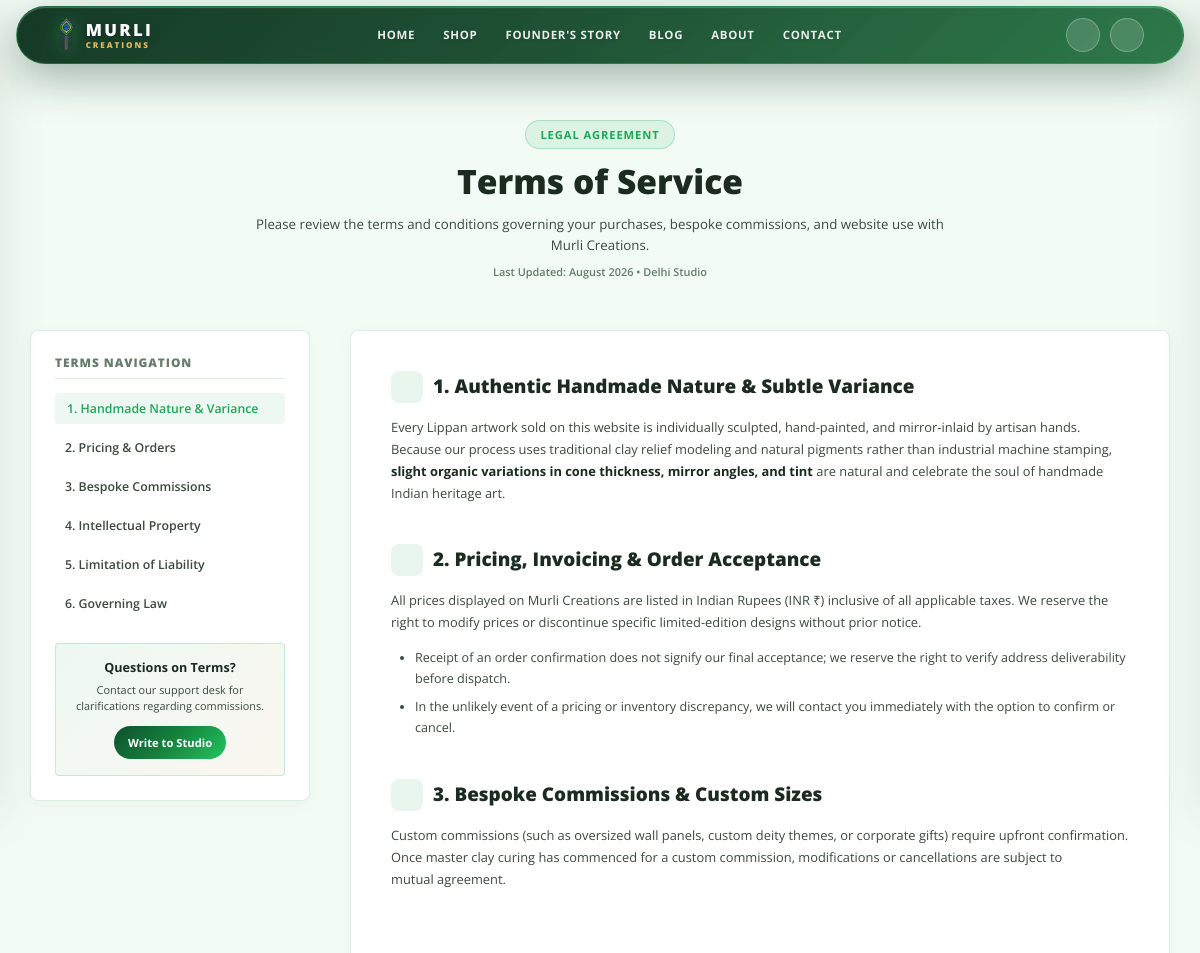
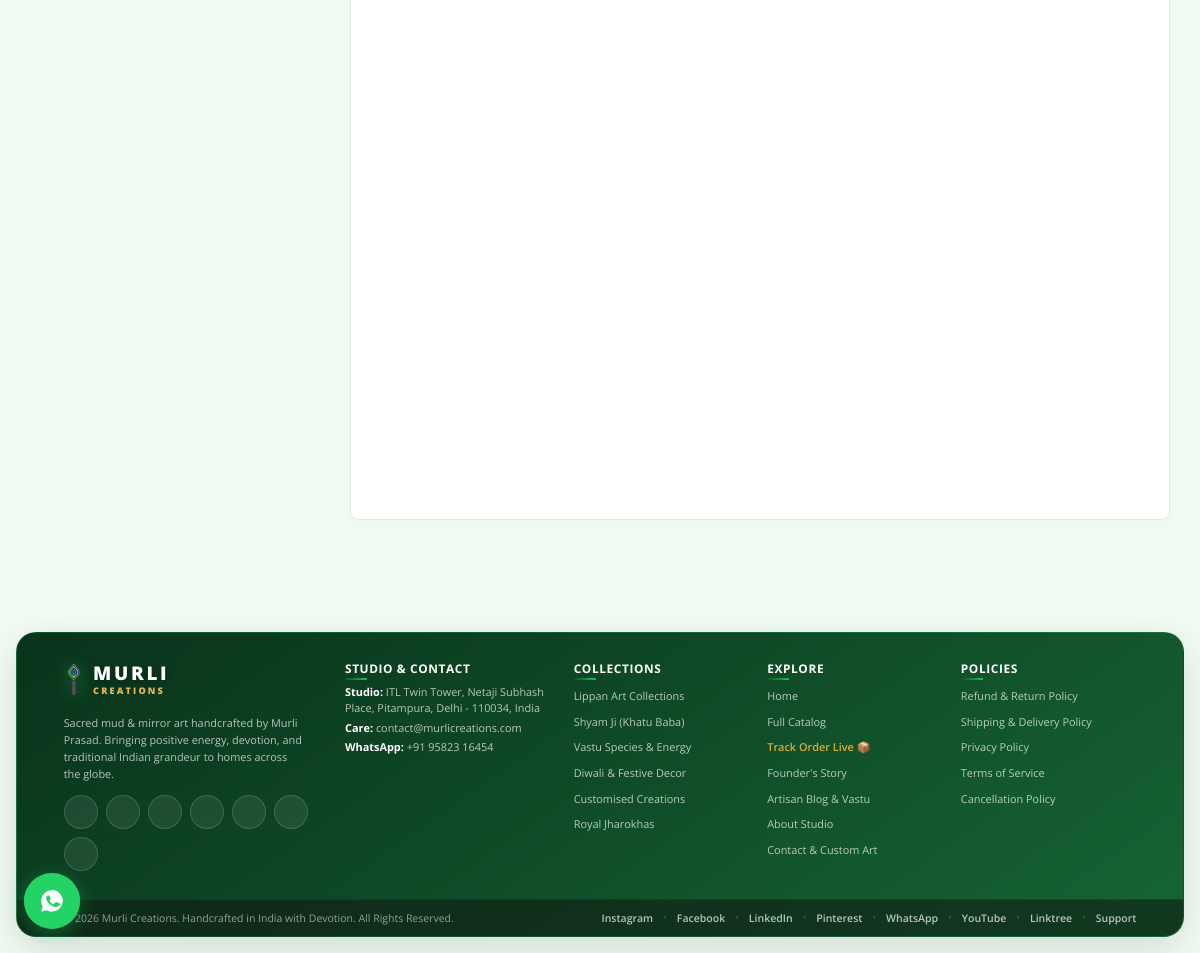
Page /terms.php on the committed database (2 pictures, top to bottom).
### tables this page shows
CREATE TABLE `mc_site_settings` (
  `setting_key` varchar(80) NOT NULL,
  `setting_value` longtext NOT NULL,
  `updated_at` timestamp NULL DEFAULT CURRENT_TIMESTAMP ON UPDATE CURRENT_TIMESTAMP,
  PRIMARY KEY (`setting_key`)
);

### frontend/pages/policies/terms.php (the view, shortened to what the rows shown need)
<?php
require_once ROOT_PATH . '/backend/config/functions.php';
?>
<!DOCTYPE html>
<html lang="en">
<head>
  <link rel="stylesheet" href="/assets/css/globals.css">
  <link rel="stylesheet" href="/assets/css/header.css">
  <link rel="stylesheet" href="/assets/css/footer.css">
  <link rel="stylesheet" href="/assets/css/cart-drawer.css">
  <link rel="stylesheet" href="/assets/css/floating-widgets.css">
  <link rel="stylesheet" href="/assets/css/toast.css">
  <link rel="stylesheet" href="/assets/css/policy.css">
</head>
<body>
  <main style="padding-top: 80px;">
    <div class="policy-page">
      <div class="container">
        <div class="policy-header reveal-on-scroll">
          <h1 class="policy-title">Terms of Service</h1>
        </div>
        <div class="policy-grid">
          <div class="policy-content">
            <section id="artisan-variance" class="policy-section">
              <h2 class="policy-section-heading">
                <span class="policy-icon-box"><?php echo icon_svg('sparkles', '', 18); ?></span>
                1. Authentic Handmade Nature & Subtle Variance
              </h2>
            </section>
            <section id="pricing-orders" class="policy-section">
              <h2 class="policy-section-heading">
                <span class="policy-icon-box"><?php echo icon_svg('tag', '', 18); ?></span>
                2. Pricing, Invoicing & Order Acceptance
              </h2>
            </section>
            <section id="bespoke-terms" class="policy-section">
              <h2 class="policy-section-heading">
                <span class="policy-icon-box"><?php echo icon_svg('shield-check', '', 18); ?></span>
                3. Bespoke Commissions & Custom Sizes
              </h2>
            </section>
          </div>
        </div>
      </div>
    </div>
  </main>
  <?php include ROOT_PATH . '/frontend/components/footer.php'; ?>
</body>
</html>

### frontend/components/footer.php (shortened to what the rows shown need)
<?php
$site_settings = get_site_settings();
$studio = $site_settings['studio'] ?? [];
$social = $site_settings['social'] ?? [];
$footer = $site_settings['footer'] ?? [];
?>
<footer class="site-footer">
  <div class="footer-container">
    <div class="footer-tilt-wrapper">
      <div class="footer-column-brand">
        <a href="/index.php" class="footer-logo-link" aria-label="Murli Creations Home">
          <div class="brand-lockup" style="margin-bottom: 12px;">
          </div>
        </a>
        <p class="footer-blurb">
          <?php echo htmlspecialchars($footer['about_text'] ?? 'Sacred mud & mirror art handcrafted by Murli Prasad. Bringing positive energy, devotion, and traditional Indian grandeur to homes across the globe.'); ?>
        </p>
        <div class="footer-social-icons">
          <?php if (!empty($social['instagram'])): ?>
            <a href="<?php echo htmlspecialchars($social['instagram']); ?>" target="_blank" rel="noopener noreferrer" class="footer-social-btn" aria-label="Instagram" title="Follow on Instagram">
            </a>
          <?php endif; ?>
          <?php if (!empty($social['facebook'])): ?>
            <a href="<?php echo htmlspecialchars($social['facebook']); ?>" target="_blank" rel="noopener noreferrer" class="footer-social-btn" aria-label="Facebook" title="Follow on Facebook">
            </a>
          <?php endif; ?>
          <?php if (!empty($social['linkedin'])): ?>
            <a href="<?php echo htmlspecialchars($social['linkedin']); ?>" target="_blank" rel="noopener noreferrer" class="footer-social-btn" aria-label="LinkedIn" title="Connect on LinkedIn">
            </a>
          <?php endif; ?>
          <?php if (!empty($social['pinterest'])): ?>
            <a href="<?php echo htmlspecialchars($social['pinterest']); ?>" target="_blank" rel="noopener noreferrer" class="footer-social-btn" aria-label="Pinterest" title="Follow on Pinterest">
            </a>
          <?php endif; ?>
          <?php if (!empty($social['whatsapp'])): ?>
            <a href="<?php echo htmlspecialchars($social['whatsapp']); ?>" target="_blank" rel="noopener noreferrer" class="footer-social-btn" aria-label="WhatsApp" title="Chat on WhatsApp">
            </a>
          <?php endif; ?>
          <?php if (!empty($social['linktree'])): ?>
            <a href="<?php echo htmlspecialchars($social['linktree']); ?>" target="_blank" rel="noopener noreferrer" class="footer-social-btn" aria-label="Linktree" title="All Links on Linktree">
            </a>
          <?php endif; ?>
          <?php if (!empty($social['youtube'])): ?>
            <a href="<?php echo htmlspecialchars($social['youtube']); ?>" target="_blank" rel="noopener noreferrer" class="footer-social-btn" aria-label="YouTube" title="Subscribe on YouTube">
            </a>
          <?php endif; ?>
        </div>
      </div>
    </div>
    <div class="footer-tilt-wrapper">
      <div class="footer-column-links">
        <div class="footer-address-list">
          <p class="footer-address-item">
            <strong>Studio:</strong> <?php echo htmlspecialchars($studio['address'] ?? 'Pitampura, Delhi - 110034, India'); ?>
          </p>
          <p class="footer-address-item">
            <strong>Care:</strong> <?php echo htmlspecialchars($studio['email'] ?? 'contact@murlicreations.com'); ?>
          </p>
          <p class="footer-address-item">
            <strong>WhatsApp:</strong> <?php echo htmlspecialchars($studio['whatsapp'] ?? '+91 99999 99999'); ?>
          </p>
        </div>
      </div>
    </div>
  </div>
  <div class="footer-bottom-bar">
    <div class="footer-bottom-container">
      <p class="footer-copyright">
        <?php echo htmlspecialchars($footer['copyright'] ?? ('© ' . date('Y') . ' Murli Creations. Handcrafted in India with Devotion. All Rights Reserved.')); ?>
      </p>
      <div class="footer-socials">
        <?php if (!empty($social['instagram'])): ?>
          <a href="<?php echo htmlspecialchars($social['instagram']); ?>" target="_blank" rel="noopener noreferrer" class="footer-social-link">
          </a>
          <span class="footer-social-separator">•</span>
        <?php endif; ?>
        <?php if (!empty($social['facebook'])): ?>
          <a href="<?php echo htmlspecialchars($social['facebook']); ?>" target="_blank" rel="noopener noreferrer" class="footer-social-link">
          </a>
          <span class="footer-social-separator">•</span>
        <?php endif; ?>
        <?php if (!empty($social['linkedin'])): ?>
          <a href="<?php echo htmlspecialchars($social['linkedin']); ?>" target="_blank" rel="noopener noreferrer" class="footer-social-link">
          </a>
          <span class="footer-social-separator">•</span>
        <?php endif; ?>
        <?php if (!empty($social['pinterest'])): ?>
          <a href="<?php echo htmlspecialchars($social['pinterest']); ?>" target="_blank" rel="noopener noreferrer" class="footer-social-link">
          </a>
          <span class="footer-social-separator">•</span>
        <?php endif; ?>
        <?php if (!empty($social['whatsapp'])): ?>
          <a href="<?php echo htmlspecialchars($social['whatsapp']); ?>" target="_blank" rel="noopener noreferrer" class="footer-social-link">
          </a>
          <span class="footer-social-separator">•</span>
        <?php endif; ?>
        <?php if (!empty($social['youtube'])): ?>
          <a href="<?php echo htmlspecialchars($social['youtube']); ?>" target="_blank" rel="noopener noreferrer" class="footer-social-link">
          </a>
          <span class="footer-social-separator">•</span>
        <?php endif; ?>
        <?php if (!empty($social['linktree'])): ?>
          <a href="<?php echo htmlspecialchars($social['linktree']); ?>" target="_blank" rel="noopener noreferrer" class="footer-social-link">
          </a>
          <span class="footer-social-separator">•</span>
        <?php endif; ?>
        <a href="/contact.php" class="footer-social-link">Support</a>
      </div>
    </div>
  </div>
</footer>

### rows in the picture
mc_site_settings: setting_value "Sacred mud & mirror art handcrafted by Murli Prasad. Bringing positive energy, devotion, and traditional Indian grandeur to homes across the globe.", setting_value "ITL Twin Tower, Netaji Subhash Place, Pitampura, Delhi - 110034, India", setting_value "contact@murlicreations.com", setting_value "+91 95823 16454", setting_value "© 2026 Murli Creations. Handcrafted in India with Devotion. All Rights Reserved."
